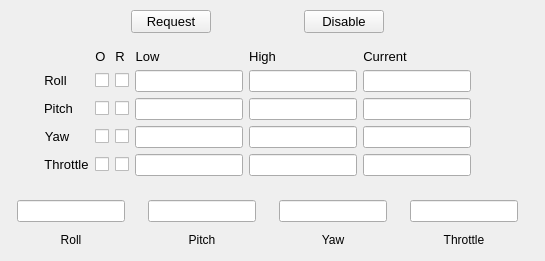
       <widget class="QWidget" name="tab_3">
        <attribute name="title">
         <string>RC Param</string>
        </attribute>
        <widget class="QWidget" name="layoutWidget">
         <property name="geometry">
          <rect>
           <x>0</x>
           <y>200</y>
           <width>536</width>
           <height>52</height>
          </rect>
         </property>
         <layout class="QGridLayout" name="gridLayout_17">
          <item row="1" column="3">
           <widget class="QLabel" name="label_7">
            <property name="text">
             <string>Throttle</string>
            </property>
            <property name="alignment">
             <set>Qt::AlignCenter</set>
            </property>
           </widget>
          </item>
          <item row="1" column="0">
           <widget class="QLabel" name="label_4">
            <property name="text">
             <string>Roll</string>
            </property>
            <property name="alignment">
             <set>Qt::AlignCenter</set>
            </property>
           </widget>
          </item>
          <item row="0" column="2">
           <widget class="QLineEdit" name="lineEdit_YawOR">
            <property name="sizePolicy">
             <sizepolicy hsizetype="Fixed" vsizetype="Fixed">
              <horstretch>0</horstretch>
              <verstretch>0</verstretch>
             </sizepolicy>
            </property>
            <property name="alignment">
             <set>Qt::AlignCenter</set>
            </property>
            <property name="readOnly">
             <bool>true</bool>
            </property>
           </widget>
          </item>
          <item row="1" column="2">
           <widget class="QLabel" name="label_6">
            <property name="text">
             <string>Yaw</string>
            </property>
            <property name="alignment">
             <set>Qt::AlignCenter</set>
            </property>
           </widget>
          </item>
          <item row="0" column="0">
           <widget class="QLineEdit" name="lineEdit_RollOR">
            <property name="sizePolicy">
             <sizepolicy hsizetype="Fixed" vsizetype="Fixed">
              <horstretch>0</horstretch>
              <verstretch>0</verstretch>
             </sizepolicy>
            </property>
            <property name="alignment">
             <set>Qt::AlignCenter</set>
            </property>
            <property name="readOnly">
             <bool>true</bool>
            </property>
           </widget>
          </item>
          <item row="0" column="1">
           <widget class="QLineEdit" name="lineEdit_PitchOR">
            <property name="sizePolicy">
             <sizepolicy hsizetype="Fixed" vsizetype="Fixed">
              <horstretch>0</horstretch>
              <verstretch>0</verstretch>
             </sizepolicy>
            </property>
            <property name="alignment">
             <set>Qt::AlignCenter</set>
            </property>
            <property name="readOnly">
             <bool>true</bool>
            </property>
           </widget>
          </item>
          <item row="0" column="3">
           <widget class="QLineEdit" name="lineEdit_ThrottleOR">
            <property name="sizePolicy">
             <sizepolicy hsizetype="Fixed" vsizetype="Fixed">
              <horstretch>0</horstretch>
              <verstretch>0</verstretch>
             </sizepolicy>
            </property>
            <property name="alignment">
             <set>Qt::AlignCenter</set>
            </property>
            <property name="readOnly">
             <bool>true</bool>
            </property>
           </widget>
          </item>
          <item row="1" column="1">
           <widget class="QLabel" name="label_5">
            <property name="text">
             <string>Pitch</string>
            </property>
            <property name="alignment">
             <set>Qt::AlignCenter</set>
            </property>
           </widget>
          </item>
         </layout>
        </widget>
        <widget class="QWidget" name="layoutWidget">
         <property name="geometry">
          <rect>
           <x>2</x>
           <y>0</y>
           <width>512</width>
           <height>187</height>
          </rect>
         </property>
         <layout class="QGridLayout" name="gridLayout_18">
          <item row="0" column="0">
           <layout class="QHBoxLayout" name="horizontalLayout_2">
            <item>
             <widget class="QPushButton" name="pushButton_RCRequestParameters">
              <property name="sizePolicy">
               <sizepolicy hsizetype="Fixed" vsizetype="Fixed">
                <horstretch>0</horstretch>
                <verstretch>0</verstretch>
               </sizepolicy>
              </property>
              <property name="font">
               <font>
                <pointsize>10</pointsize>
               </font>
              </property>
              <property name="text">
               <string>Request</string>
              </property>
             </widget>
            </item>
            <item>
             <widget class="QPushButton" name="pushButton_DisableOverride">
              <property name="sizePolicy">
               <sizepolicy hsizetype="Fixed" vsizetype="Fixed">
                <horstretch>0</horstretch>
                <verstretch>0</verstretch>
               </sizepolicy>
              </property>
              <property name="font">
               <font>
                <pointsize>10</pointsize>
               </font>
              </property>
              <property name="text">
               <string>Disable</string>
              </property>
             </widget>
            </item>
           </layout>
          </item>
          <item row="1" column="0">
           <layout class="QGridLayout" name="gridLayout">
            <item row="1" column="0">
             <widget class="QLabel" name="label_28">
              <property name="sizePolicy">
               <sizepolicy hsizetype="Fixed" vsizetype="Fixed">
                <horstretch>0</horstretch>
                <verstretch>0</verstretch>
               </sizepolicy>
              </property>
              <property name="font">
               <font>
                <pointsize>10</pointsize>
               </font>
              </property>
              <property name="text">
               <string>Roll</string>
              </property>
              <property name="alignment">
               <set>Qt::AlignCenter</set>
              </property>
             </widget>
            </item>
            <item row="1" column="1">
             <widget class="QCheckBox" name="checkBox_RollOverride">
              <property name="sizePolicy">
               <sizepolicy hsizetype="Fixed" vsizetype="Fixed">
                <horstretch>0</horstretch>
                <verstretch>0</verstretch>
               </sizepolicy>
              </property>
              <property name="text">
               <string/>
              </property>
             </widget>
            </item>
            <item row="1" column="5">
             <widget class="QLineEdit" name="lineEdit_RollCurrent">
              <property name="sizePolicy">
               <sizepolicy hsizetype="Fixed" vsizetype="Fixed">
                <horstretch>0</horstretch>
                <verstretch>0</verstretch>
               </sizepolicy>
              </property>
              <property name="alignment">
               <set>Qt::AlignCenter</set>
              </property>
              <property name="readOnly">
               <bool>true</bool>
              </property>
             </widget>
            </item>
            <item row="1" column="2">
             <widget class="QCheckBox" name="checkBox_RollRev">
              <property name="sizePolicy">
               <sizepolicy hsizetype="Fixed" vsizetype="Fixed">
                <horstretch>0</horstretch>
                <verstretch>0</verstretch>
               </sizepolicy>
              </property>
              <property name="text">
               <string/>
              </property>
             </widget>
            </item>
            <item row="2" column="0">
             <widget class="QLabel" name="label_27">
              <property name="sizePolicy">
               <sizepolicy hsizetype="Fixed" vsizetype="Fixed">
                <horstretch>0</horstretch>
                <verstretch>0</verstretch>
               </sizepolicy>
              </property>
              <property name="font">
               <font>
                <pointsize>10</pointsize>
               </font>
              </property>
              <property name="text">
               <string>Pitch</string>
              </property>
              <property name="alignment">
               <set>Qt::AlignCenter</set>
              </property>
             </widget>
            </item>
            <item row="1" column="3">
             <widget class="QLineEdit" name="lineEdit_RollLow">
              <property name="sizePolicy">
               <sizepolicy hsizetype="Fixed" vsizetype="Fixed">
                <horstretch>0</horstretch>
                <verstretch>0</verstretch>
               </sizepolicy>
              </property>
              <property name="alignment">
               <set>Qt::AlignCenter</set>
              </property>
              <property name="readOnly">
               <bool>true</bool>
              </property>
             </widget>
            </item>
            <item row="1" column="4">
             <widget class="QLineEdit" name="lineEdit_RollHigh">
              <property name="sizePolicy">
               <sizepolicy hsizetype="Fixed" vsizetype="Fixed">
                <horstretch>0</horstretch>
                <verstretch>0</verstretch>
               </sizepolicy>
              </property>
              <property name="alignment">
               <set>Qt::AlignCenter</set>
              </property>
              <property name="readOnly">
               <bool>true</bool>
              </property>
             </widget>
            </item>
            <item row="2" column="3">
             <widget class="QLineEdit" name="lineEdit_PitchLow">
              <property name="sizePolicy">
               <sizepolicy hsizetype="Fixed" vsizetype="Fixed">
                <horstretch>0</horstretch>
                <verstretch>0</verstretch>
               </sizepolicy>
              </property>
              <property name="alignment">
               <set>Qt::AlignCenter</set>
              </property>
              <property name="readOnly">
               <bool>true</bool>
              </property>
             </widget>
            </item>
            <item row="2" column="2">
             <widget class="QCheckBox" name="checkBox_PitchRev">
              <property name="sizePolicy">
               <sizepolicy hsizetype="Fixed" vsizetype="Fixed">
                <horstretch>0</horstretch>
                <verstretch>0</verstretch>
               </sizepolicy>
              </property>
              <property name="text">
               <string/>
              </property>
             </widget>
            </item>
            <item row="2" column="1">
             <widget class="QCheckBox" name="checkBox_PitchOverride">
              <property name="sizePolicy">
               <sizepolicy hsizetype="Fixed" vsizetype="Fixed">
                <horstretch>0</horstretch>
                <verstretch>0</verstretch>
               </sizepolicy>
              </property>
              <property name="text">
               <string/>
              </property>
             </widget>
            </item>
            <item row="3" column="4">
             <widget class="QLineEdit" name="lineEdit_YawHigh">
              <property name="sizePolicy">
               <sizepolicy hsizetype="Fixed" vsizetype="Fixed">
                <horstretch>0</horstretch>
                <verstretch>0</verstretch>
               </sizepolicy>
              </property>
              <property name="alignment">
               <set>Qt::AlignCenter</set>
              </property>
              <property name="readOnly">
               <bool>true</bool>
              </property>
             </widget>
            </item>
            <item row="4" column="3">
             <widget class="QLineEdit" name="lineEdit_ThrottleLow">
              <property name="sizePolicy">
               <sizepolicy hsizetype="Fixed" vsizetype="Fixed">
                <horstretch>0</horstretch>
                <verstretch>0</verstretch>
               </sizepolicy>
              </property>
              <property name="alignment">
               <set>Qt::AlignCenter</set>
              </property>
              <property name="readOnly">
               <bool>true</bool>
              </property>
             </widget>
            </item>
            <item row="4" column="5">
             <widget class="QLineEdit" name="lineEdit_ThrottleCurrent">
              <property name="sizePolicy">
               <sizepolicy hsizetype="Fixed" vsizetype="Fixed">
                <horstretch>0</horstretch>
                <verstretch>0</verstretch>
               </sizepolicy>
              </property>
              <property name="alignment">
               <set>Qt::AlignCenter</set>
              </property>
              <property name="readOnly">
               <bool>true</bool>
              </property>
             </widget>
            </item>
            <item row="4" column="0">
             <widget class="QLabel" name="label_25">
              <property name="sizePolicy">
               <sizepolicy hsizetype="Fixed" vsizetype="Fixed">
                <horstretch>0</horstretch>
                <verstretch>0</verstretch>
               </sizepolicy>
              </property>
              <property name="font">
               <font>
                <pointsize>10</pointsize>
               </font>
              </property>
              <property name="text">
               <string>Throttle</string>
              </property>
              <property name="alignment">
               <set>Qt::AlignCenter</set>
              </property>
             </widget>
            </item>
            <item row="3" column="1">
             <widget class="QCheckBox" name="checkBox_YawOverride">
              <property name="sizePolicy">
               <sizepolicy hsizetype="Fixed" vsizetype="Fixed">
                <horstretch>0</horstretch>
                <verstretch>0</verstretch>
               </sizepolicy>
              </property>
              <property name="text">
               <string/>
              </property>
             </widget>
            </item>
            <item row="3" column="2">
             <widget class="QCheckBox" name="checkBox_YawRev">
              <property name="sizePolicy">
               <sizepolicy hsizetype="Fixed" vsizetype="Fixed">
                <horstretch>0</horstretch>
                <verstretch>0</verstretch>
               </sizepolicy>
              </property>
              <property name="text">
               <string/>
              </property>
             </widget>
            </item>
            <item row="2" column="4">
             <widget class="QLineEdit" name="lineEdit_PitchHigh">
              <property name="sizePolicy">
               <sizepolicy hsizetype="Fixed" vsizetype="Fixed">
                <horstretch>0</horstretch>
                <verstretch>0</verstretch>
               </sizepolicy>
              </property>
              <property name="alignment">
               <set>Qt::AlignCenter</set>
              </property>
              <property name="readOnly">
               <bool>true</bool>
              </property>
             </widget>
            </item>
            <item row="3" column="3">
             <widget class="QLineEdit" name="lineEdit_YawLow">
              <property name="sizePolicy">
               <sizepolicy hsizetype="Fixed" vsizetype="Fixed">
                <horstretch>0</horstretch>
                <verstretch>0</verstretch>
               </sizepolicy>
              </property>
              <property name="alignment">
               <set>Qt::AlignCenter</set>
              </property>
              <property name="readOnly">
               <bool>true</bool>
              </property>
             </widget>
            </item>
            <item row="2" column="5">
             <widget class="QLineEdit" name="lineEdit_PitchCurrent">
              <property name="sizePolicy">
               <sizepolicy hsizetype="Fixed" vsizetype="Fixed">
                <horstretch>0</horstretch>
                <verstretch>0</verstretch>
               </sizepolicy>
              </property>
              <property name="alignment">
               <set>Qt::AlignCenter</set>
              </property>
              <property name="readOnly">
               <bool>true</bool>
              </property>
             </widget>
            </item>
            <item row="4" column="1">
             <widget class="QCheckBox" name="checkBox_ThrottleOverride">
              <property name="sizePolicy">
               <sizepolicy hsizetype="Fixed" vsizetype="Fixed">
                <horstretch>0</horstretch>
                <verstretch>0</verstretch>
               </sizepolicy>
              </property>
              <property name="text">
               <string/>
              </property>
             </widget>
            </item>
            <item row="4" column="4">
             <widget class="QLineEdit" name="lineEdit_ThrottleHigh">
              <property name="sizePolicy">
               <sizepolicy hsizetype="Fixed" vsizetype="Fixed">
                <horstretch>0</horstretch>
                <verstretch>0</verstretch>
               </sizepolicy>
              </property>
              <property name="alignment">
               <set>Qt::AlignCenter</set>
              </property>
              <property name="readOnly">
               <bool>true</bool>
              </property>
             </widget>
            </item>
            <item row="3" column="5">
             <widget class="QLineEdit" name="lineEdit_YawCurrent">
              <property name="sizePolicy">
               <sizepolicy hsizetype="Fixed" vsizetype="Fixed">
                <horstretch>0</horstretch>
                <verstretch>0</verstretch>
               </sizepolicy>
              </property>
              <property name="alignment">
               <set>Qt::AlignCenter</set>
              </property>
              <property name="readOnly">
               <bool>true</bool>
              </property>
             </widget>
            </item>
            <item row="3" column="0">
             <widget class="QLabel" name="label_26">
              <property name="sizePolicy">
               <sizepolicy hsizetype="Fixed" vsizetype="Fixed">
                <horstretch>0</horstretch>
                <verstretch>0</verstretch>
               </sizepolicy>
              </property>
              <property name="font">
               <font>
                <pointsize>10</pointsize>
               </font>
              </property>
              <property name="text">
               <string>Yaw</string>
              </property>
              <property name="alignment">
               <set>Qt::AlignCenter</set>
              </property>
             </widget>
            </item>
            <item row="4" column="2">
             <widget class="QCheckBox" name="checkBox_ThrottleRev">
              <property name="sizePolicy">
               <sizepolicy hsizetype="Fixed" vsizetype="Fixed">
                <horstretch>0</horstretch>
                <verstretch>0</verstretch>
               </sizepolicy>
              </property>
              <property name="text">
               <string/>
              </property>
             </widget>
            </item>
            <item row="0" column="1">
             <widget class="QLabel" name="label_32">
              <property name="sizePolicy">
               <sizepolicy hsizetype="Fixed" vsizetype="Fixed">
                <horstretch>0</horstretch>
                <verstretch>0</verstretch>
               </sizepolicy>
              </property>
              <property name="font">
               <font>
                <pointsize>10</pointsize>
               </font>
              </property>
              <property name="text">
               <string>O</string>
              </property>
              <property name="alignment">
               <set>Qt::AlignCenter</set>
              </property>
             </widget>
            </item>
            <item row="0" column="2">
             <widget class="QLabel" name="label_33">
              <property name="sizePolicy">
               <sizepolicy hsizetype="Fixed" vsizetype="Fixed">
                <horstretch>0</horstretch>
                <verstretch>0</verstretch>
               </sizepolicy>
              </property>
              <property name="font">
               <font>
                <pointsize>10</pointsize>
               </font>
              </property>
              <property name="text">
               <string>R</string>
              </property>
              <property name="alignment">
               <set>Qt::AlignCenter</set>
              </property>
             </widget>
            </item>
            <item row="0" column="3">
             <widget class="QLabel" name="label_29">
              <property name="sizePolicy">
               <sizepolicy hsizetype="Fixed" vsizetype="Fixed">
                <horstretch>0</horstretch>
                <verstretch>0</verstretch>
               </sizepolicy>
              </property>
              <property name="font">
               <font>
                <pointsize>10</pointsize>
               </font>
              </property>
              <property name="text">
               <string>Low</string>
              </property>
              <property name="alignment">
               <set>Qt::AlignCenter</set>
              </property>
             </widget>
            </item>
            <item row="0" column="4">
             <widget class="QLabel" name="label_30">
              <property name="sizePolicy">
               <sizepolicy hsizetype="Fixed" vsizetype="Fixed">
                <horstretch>0</horstretch>
                <verstretch>0</verstretch>
               </sizepolicy>
              </property>
              <property name="font">
               <font>
                <pointsize>10</pointsize>
               </font>
              </property>
              <property name="text">
               <string>High</string>
              </property>
              <property name="alignment">
               <set>Qt::AlignCenter</set>
              </property>
             </widget>
            </item>
            <item row="0" column="5">
             <widget class="QLabel" name="label_31">
              <property name="sizePolicy">
               <sizepolicy hsizetype="Fixed" vsizetype="Fixed">
                <horstretch>0</horstretch>
                <verstretch>0</verstretch>
               </sizepolicy>
              </property>
              <property name="font">
               <font>
                <pointsize>10</pointsize>
               </font>
              </property>
              <property name="text">
               <string>Current</string>
              </property>
              <property name="alignment">
               <set>Qt::AlignCenter</set>
              </property>
             </widget>
            </item>
           </layout>
          </item>
         </layout>
        </widget>
       </widget>
